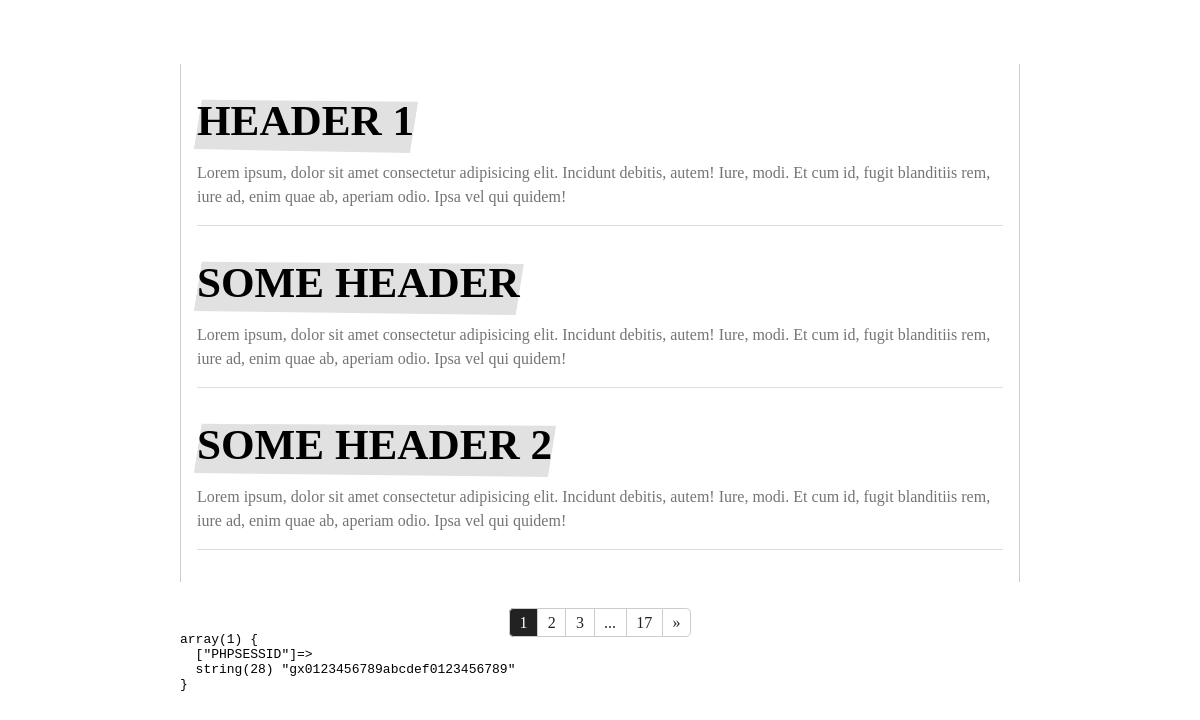
The page / on the database its author committed.
### tables this page shows
CREATE TABLE `data` (
  `id` int(11) NOT NULL,
  `title` varchar(30) NOT NULL,
  `text` text NOT NULL
);

### autoloader.php (called while the page is built, shortened)
<?php
	spl_autoload_register(function($class) {
		$file = "{$class}.php";
	});

### src/Db.php (called while the page is built, shortened)
<?php
	class Db {
		private static $host = "localhost";
		private static $dbname = "random";
		private static $username = "root";
		private static $password = "";
		private static $conn;
		public static function make() {
			try {
				static::$conn = new \PDO("mysql:host=" .
					self::$host . ";dbname=" .
					self::$dbname,
					self::$username,
					self::$password
				);
				static::$conn->setAttribute(\PDO::ATTR_ERRMODE, \PDO::ERRMODE_EXCEPTION);
				return static::$conn;
			} catch(PDOException $e) {
				echo "Error Establishing connection to database " . $e->getMessage();
			}
		}
	}

### paginate.php (called while the page is built, shortened)
<?php
	require_once "autoloader.php";
	$dbHandler = new DbHandler(Db::make());
	$total = DbHandler::count(
				$dbHandler
				->select("data")
			);
	$limit = 3;
	$links = 2;
	$paginator = new Paginator($total, "pagination");
	$offset = $paginator->getData($limit);
	$datas = DbHandler::fetch(
				$dbHandler->
					limitSelect(
						"data",
						$offset,
						$limit
					)
				);

### src/DbHandler.php (called while the page is built, shortened)
<?php
	class DbHandler {
		private $db;
		public function __construct($db) {
			$this->db = $db;
		}
		public function select($query, $param = null) {
			$query = $param != null ?
					sprintf("%s",
							$query
						) :
					sprintf("SELECT * FROM %s",
							$query
						);
			$this->query = $this->db
							->prepare($query);
			$param != null ?
					$this->query->execute($param) :
					$this->query->execute();
			return $this->query;
		}
		public function limitSelect(string $table, int $offset, int $limit) {
			$query = sprintf("SELECT * FROM %s LIMIT %d,
						%d",
						$table,
						$offset,
						$limit
					);
			$this->query = $this->db
							->prepare($query);
			$this->query->execute();
			return $this->query;
		}
		public static function fetch($query) {
			return $query->fetchAll(\PDO::FETCH_OBJ);
		}
		public static function count($query) {
			return $query->rowCount();
		}
	}

### index.php (the view, shortened to what this page needs)
<?php require_once "paginate.php"; ?>
<!DOCTYPE html>
<html lang="en">
<head>
	<link rel="stylesheet" href="css/main.css">
</head>
<body>
	<div class="container">
		<div class="content">
			<?php foreach($datas as $data): ?>
				<div class="item">
					<div class="h4">
						<span class="title"><?= $data->title; ?></span>
					</div>
					<p class="text"><?= $data->text; ?></p>
				</div>
			<?php endforeach; ?>
		</div>
		<?= $paginator->getLinks($links); ?>
		<?php setcookie("hope", "giveth", time() + (60 * 60 * 24)); echo"<pre>"; var_dump($_COOKIE); echo "</pre>";?>
	</div>
</body>
</html>

### src/Paginator.php (shortened to what this page needs)
<?php
	class Paginator {
		private $limit;
		private $page;
		private $total;
		private $class;
		public function __construct($total, $class) {
			$this->total = $total;
			$this->class = $class;
		}
		public function getData(int $limit) : int {
			$this->page = $_GET["page"] ?? 1;
			$this->limit = $limit;
			$this->offset = ($this->page - 1) * $this->limit;
			return $this->offset;
		}
		public function getLinks(int $links) {
			$last = ceil($this->total / $this->limit);
			$start = ($this->page - $links) > 0 ? $this->page - $links : 1;
			$end = ($this->page + $links) < $last ? $this->page + $links : $last;
			$next = $this->page + 1;
			echo "<ul class='{$this->class}'>";
			for ($i=$start; $i <= $end ; $i++) {
				$class = ($i == $this->page) ? "active" : "";
				$this->links($class, $i, "?page={$i}");
			}
			if($end < $last) {
				$this->links("disabled", "...", "#");
				$this->links("", $last, "?page={$last}");
			}
			if($this->page != $last) {
				$this->links("", "&raquo;", "?page={$next}");
			}
			echo "</ul>";
		}
		public function links(string $class, string | int $content, string $href) {
			echo "<li class='{$class}'><a href='{$href}'>{$content}</a></li>";
		}
	}

### css/main.css (style rules this page uses)
*, *::before, *::after { margin: 0; padding: 0; box-sizing: border-box; }
body { font-family: Arupala Grotesk Trial; }
.container { width: 70%; max-width: 70%; margin: 0 auto; margin-top: 2rem; padding: 2rem 0; }
.content { padding: 2rem 1rem; border-left: .1rem solid #ccc; border-right: .1rem solid #ccc; margin-bottom: 2rem; display: flex; flex-direction: column; row-gap: 2rem; }
.item { border-bottom: .1rem solid #ddd; padding-bottom: 1rem; }
.text { font-size: 1rem; font-family: RobotoMono; font-weight: 300; color: #747474; line-height: 1.5rem; }
.title { display: inline-block; position: relative; z-index: 10; font-weight: 900; font-size: 2.7rem; text-transform: uppercase; word-wrap: break-word; margin-bottom: 1rem; }
.title::before { content: ""; position: absolute; top: 0; left: 0%; width: 100%; height: 100%; background: #2222; padding: 2rem 0; clip-path: polygon(0 6%, 100% 9%, 100% 89%, 0 83%); transform-origin: left; transform: skewX(-9deg); z-index: -1; }
.pagination { display: flex; justify-content: center; list-style: none; }
.pagination > li > a { text-decoration: none; border: .1rem solid #ccc; padding: .3rem .6rem; font-size: 1rem; color: #222; }
.pagination > li.active > a { background: #222; color: #fff !important; }
.pagination > li.disabled { pointer-events: none; cursor: none; }
.pagination > li:not(:last-child) > a { border-right-width: 0; }
.pagination > li:last-child > a { border-top-right-radius: .3rem; border-bottom-right-radius: .3rem; }
.pagination > li:first-child > a { border-top-left-radius: .3rem; border-bottom-left-radius: .3rem; }

### rows shown on the page
data: title "HEADER 1", text "Lorem ipsum, dolor sit amet consectetur adipisicing elit. Incidunt debitis, autem! Iure, modi. Et cum id, fugit blanditiis rem, iure ad, enim quae ab, aperiam odio. Ipsa vel qui quidem!"
data: title "SOME HEADER", text "Lorem ipsum, dolor sit amet consectetur adipisicing elit. Incidunt debitis, autem! Iure, modi. Et cum id, fugit blanditiis rem, iure ad, enim quae ab, aperiam odio. Ipsa vel qui quidem!"
data: title "SOME HEADER 2", text "Lorem ipsum, dolor sit amet consectetur adipisicing elit. Incidunt debitis, autem! Iure, modi. Et cum id, fugit blanditiis rem, iure ad, enim quae ab, aperiam odio. Ipsa vel qui quidem!"

### other values the page prints
$content "1"
$content "2"
$content "3"
$content "... 17 »"
